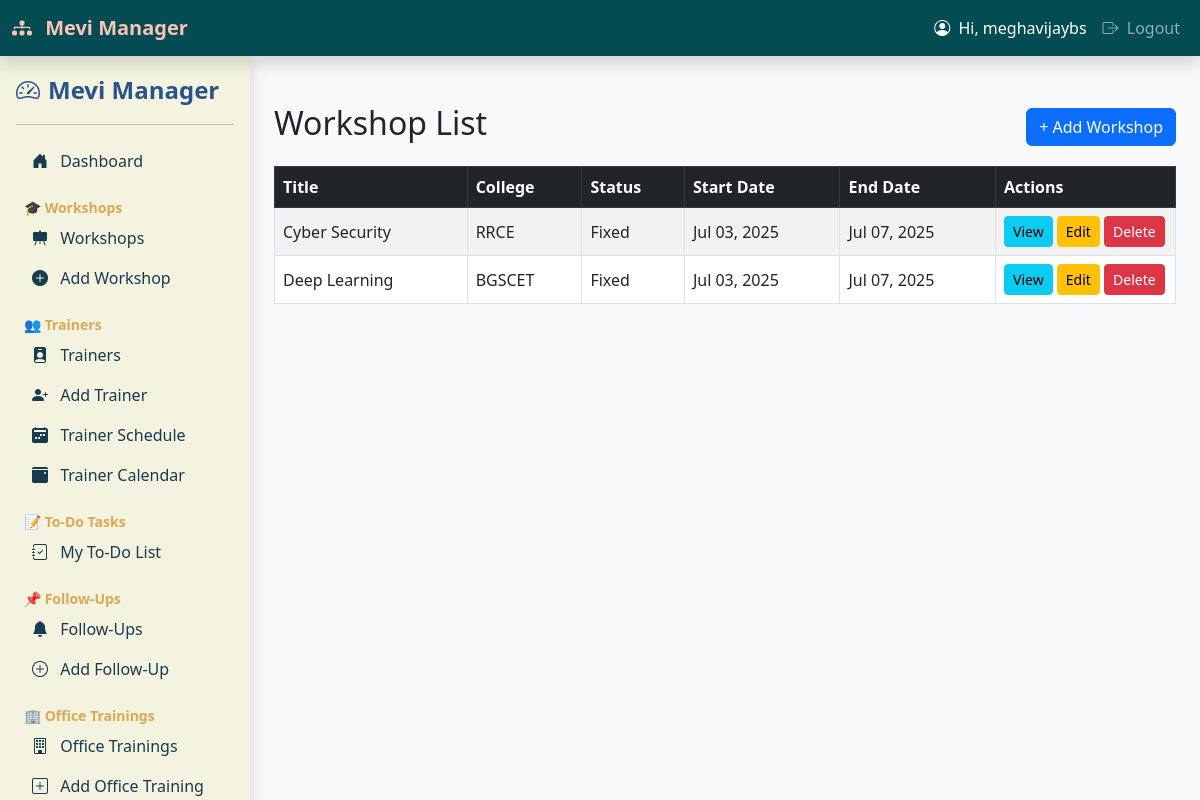
Screenshot of /workshops/ (signed in) with the database file from the repository.
### workshop_manager/models.py (models this page shows, shortened)
class Workshop(models.Model):
    STATUS_CHOICES = [
        ('tentative', 'Tentative'),
        ('fixed', 'Fixed'),
        ('postponed', 'Postponed'),
        ('cancelled', 'Cancelled'),
        ('completed', 'Completed'),
    ]
    title = models.CharField(max_length=200)
    college = models.CharField(max_length=200)
    department = models.CharField(max_length=100)
    start_date = models.DateField()
    end_date = models.DateField()
    status = models.CharField(max_length=20, choices=STATUS_CHOICES, default='tentative')
    remarks = models.TextField(blank=True)
    created_on = models.DateTimeField(auto_now_add=True)
    updated_on = models.DateTimeField(auto_now=True)
    assigned_trainers = models.ManyToManyField(Trainer, blank=True)
    report = models.FileField(upload_to='workshop_reports/', blank=True, null=True)

### workshop_manager/views.py (the view)
# urls.py: path('workshops/', views.workshop_list, name='workshop_list'),
@login_required
def workshop_list(request):
    query = request.GET.get('q')
    workshops = Workshop.objects.all()
    if query:
        workshops = workshops.filter(title__icontains=query)
    paginator = Paginator(workshops, 5)
    page = request.GET.get('page')
    workshops = paginator.get_page(page)
    return render(request, 'workshop_list.html', {'workshops': workshops})

### workshop_manager/templates/workshop_list.html
{% extends 'base.html' %}
{% block content %}
<div class="container mt-5">
    <div class="d-flex justify-content-between align-items-center mb-3">
        <h2>Workshop List</h2>
        <a href="{% url 'add_workshop' %}" class="btn btn-primary">+ Add Workshop</a>
    </div>
    {% if workshops %}
    <div class="table-responsive">
        <table class="table table-striped table-bordered align-middle">
            <thead class="table-dark">
                <tr>
                    <th>Title</th>
                    <th>College</th>
                    <th>Status</th>
                    <th>Start Date</th>
                    <th>End Date</th>
                    <th style="width: 180px;">Actions</th>
                </tr>
            </thead>
            <tbody>
                {% for w in workshops %}
                <tr>
                    <td>{{ w.title }}</td>
                    <td>{{ w.college }}</td>
                    <td>{{ w.get_status_display }}</td>
                    <td>{{ w.start_date|date:"M d, Y" }}</td>
                    <td>{{ w.end_date|date:"M d, Y" }}</td>
                    <td>
                        <a href="{% url 'workshop_detail' w.pk %}" class="btn btn-sm btn-info">View</a>
                        <a href="{% url 'edit_workshop' w.pk %}" class="btn btn-sm btn-warning">Edit</a>
                        <a href="{% url 'delete_workshop' w.pk %}" class="btn btn-sm btn-danger" onclick="return confirm('Are you sure you want to delete this workshop?')">Delete</a>
                    </td>
                </tr>
                {% endfor %}
            </tbody>
        </table>
    </div>
    {% else %}
        <div class="alert alert-warning">No workshops found.</div>
    {% endif %}
</div>
{% endblock %}

### workshop_manager/templates/base.html (shortened to what this page needs)
<!DOCTYPE html>
<html lang="en">
<head>
  {% block head %}
  <link href="https://cdn.jsdelivr.net/npm/bootstrap@5.3.0/dist/css/bootstrap.min.css" rel="stylesheet">
  <link href="https://cdn.jsdelivr.net/npm/fullcalendar@6.1.8/index.global.min.css" rel="stylesheet">
  <link rel="stylesheet" href="https://cdn.jsdelivr.net/npm/bootstrap-icons@1.11.1/font/bootstrap-icons.css">
  {% endblock %}
</head>
<body>
  <nav class="navbar navbar-expand-lg navbar-dark bg-dark fixed-top shadow">
    <div class="container-fluid">
      <a class="navbar-brand" href="{% url 'dashboard' %}">
        <i class="bi bi-diagram-3-fill me-2"></i> Mevi Manager
      </a>
      <div class="collapse navbar-collapse justify-content-end">
        <ul class="navbar-nav">
          {% if user.is_authenticated %}
            <li class="nav-item">
              <span class="nav-link text-white"><i class="bi bi-person-circle me-1"></i> Hi, {{ user.username }}</span>
            </li>
            <li class="nav-item">
              <a class="nav-link" href="{% url 'logout' %}"><i class="bi bi-box-arrow-right me-1"></i> Logout</a>
            </li>
          {% else %}
            <li class="nav-item">
              <a class="nav-link" href="{% url 'login' %}">Login</a>
            </li>
          {% endif %}
        </ul>
      </div>
    </div>
  </nav>
  <div class="d-flex">
    {% include 'sidebar.html' %}
    <div class="container-fluid" style="margin-left: 250px;">
      {% block content %}{% endblock %}
    </div>
  </div>
</body>
</html>

### workshop_manager/templates/base.html (style rules this page uses)
:root { --primary-dark: #034C53; --primary: #007074; --accent: #F38C79; --light-accent: #FFC1B4; }
body { padding-top: 56px; background-color: #f8f9fa; }
.navbar-dark.bg-dark { background-color: var(--primary-dark) !important; }
.navbar-brand { font-weight: bold; font-size: 1.25rem; color: var(--light-accent) !important; }
.nav-link.text-white { color: #fff !important; }

### rows the page displays
Workshop: title "Cyber Security", college "RRCE", status "Fixed", start_date "Jul 03, 2025", end_date "Jul 07, 2025"
Workshop: title "Deep Learning", college "BGSCET", status "Fixed", start_date "Jul 03, 2025", end_date "Jul 07, 2025"

### other values shown
{{ user.username }} "meghavijaybs"
